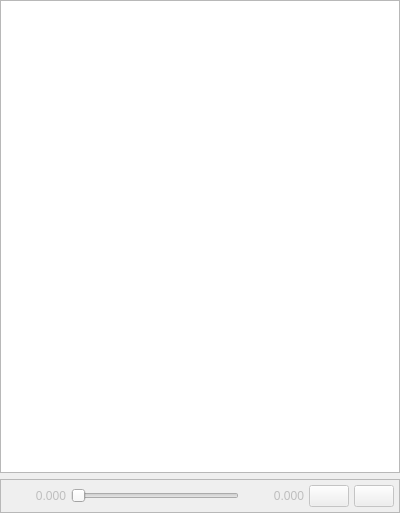
<?xml version="1.0" encoding="UTF-8"?>
<ui version="4.0">
 <class>JointTrajectoryWidget</class>
 <widget class="QWidget" name="JointTrajectoryWidget">
  <property name="geometry">
   <rect>
    <x>0</x>
    <y>0</y>
    <width>400</width>
    <height>513</height>
   </rect>
  </property>
  <property name="sizePolicy">
   <sizepolicy hsizetype="Expanding" vsizetype="Expanding">
    <horstretch>0</horstretch>
    <verstretch>0</verstretch>
   </sizepolicy>
  </property>
  <property name="windowTitle">
   <string>Joint Trajectory Widget</string>
  </property>
  <layout class="QVBoxLayout" name="verticalLayout">
   <property name="leftMargin">
    <number>0</number>
   </property>
   <property name="topMargin">
    <number>0</number>
   </property>
   <property name="rightMargin">
    <number>0</number>
   </property>
   <property name="bottomMargin">
    <number>0</number>
   </property>
   <item>
    <widget class="tesseract_gui::TreeView" name="trajectoryTreeView">
     <property name="editTriggers">
      <set>QAbstractItemView::NoEditTriggers</set>
     </property>
     <property name="selectionMode">
      <enum>QAbstractItemView::SingleSelection</enum>
     </property>
     <property name="rootIsDecorated">
      <bool>true</bool>
     </property>
     <property name="headerHidden">
      <bool>false</bool>
     </property>
     <attribute name="headerVisible">
      <bool>true</bool>
     </attribute>
    </widget>
   </item>
   <item>
    <widget class="QFrame" name="trajectoryPlayerFrame">
     <property name="enabled">
      <bool>false</bool>
     </property>
     <property name="frameShape">
      <enum>QFrame::StyledPanel</enum>
     </property>
     <property name="frameShadow">
      <enum>QFrame::Raised</enum>
     </property>
     <layout class="QHBoxLayout" name="horizontalLayout">
      <property name="spacing">
       <number>5</number>
      </property>
      <property name="leftMargin">
       <number>5</number>
      </property>
      <property name="topMargin">
       <number>5</number>
      </property>
      <property name="rightMargin">
       <number>5</number>
      </property>
      <property name="bottomMargin">
       <number>5</number>
      </property>
      <item>
       <widget class="QLabel" name="trajectoryCurrentDurationLabel">
        <property name="minimumSize">
         <size>
          <width>60</width>
          <height>0</height>
         </size>
        </property>
        <property name="text">
         <string>0.000</string>
        </property>
        <property name="alignment">
         <set>Qt::AlignRight|Qt::AlignTrailing|Qt::AlignVCenter</set>
        </property>
       </widget>
      </item>
      <item>
       <widget class="QSlider" name="trajectorySlider">
        <property name="styleSheet">
         <string notr="true"/>
        </property>
        <property name="orientation">
         <enum>Qt::Horizontal</enum>
        </property>
       </widget>
      </item>
      <item>
       <widget class="QLabel" name="trajectoryDurationLabel">
        <property name="minimumSize">
         <size>
          <width>60</width>
          <height>0</height>
         </size>
        </property>
        <property name="text">
         <string>0.000</string>
        </property>
        <property name="alignment">
         <set>Qt::AlignRight|Qt::AlignTrailing|Qt::AlignVCenter</set>
        </property>
       </widget>
      </item>
      <item>
       <widget class="QPushButton" name="trajectoryPlayButton">
        <property name="cursor">
         <cursorShape>ArrowCursor</cursorShape>
        </property>
        <property name="toolTip">
         <string>Play Trajectory</string>
        </property>
        <property name="text">
         <string/>
        </property>
        <property name="icon">
         <iconset theme="media-playback-start">
          <normaloff>.</normaloff>.</iconset>
        </property>
       </widget>
      </item>
      <item>
       <widget class="QPushButton" name="trajectoryPauseButton">
        <property name="toolTip">
         <string>Pause Trajectory</string>
        </property>
        <property name="text">
         <string/>
        </property>
        <property name="icon">
         <iconset theme="media-playback-pause">
          <normaloff>.</normaloff>.</iconset>
        </property>
       </widget>
      </item>
     </layout>
    </widget>
   </item>
  </layout>
 </widget>
 <customwidgets>
  <customwidget>
   <class>tesseract_gui::TreeView</class>
   <extends>QTreeView</extends>
   <header>tesseract_qt/common/tree_view.h</header>
  </customwidget>
 </customwidgets>
 <resources/>
 <connections/>
</ui>
